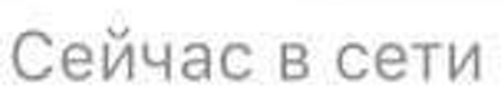
#> input picture img/pic.jpg, 504 x 102 px
$ python editor.py
#> lines starting #> are read from the running program, lines starting #| are printed output that depends on the picture
from PIL import Image,ImageDraw, ImageFont
import numpy as np

def im_editor(user):
#> called with user = 'var'
    basewidth = 64
    img = Image.open('img/pic.jpg')
#> img is the input picture: PIL image 504x102 RGBA; mean R, G, B, A 239.8, 239.8, 239.8, 255
    wpercent = (basewidth/float(img.size[0]))
#> wpercent = 0.127
    hsize = int((float(img.size[1])*float(wpercent)))
#> hsize = 12
    img = img.resize((basewidth,hsize), Image.Resampling.LANCZOS).convert("RGB")
    npImage=np.array(img)
    h,w=img.size
#> h = 64; w = 12
    alpha = Image.new('L', img.size,0)
    draw = ImageDraw.Draw(alpha)
    draw.pieslice([0,0,h,w],0,360,fill=255)
    npAlpha=np.array(alpha)
    npImage=np.dstack((npImage,npAlpha))
    Image.fromarray(npImage).save('img/result.png')
    for i in [1, 2]:
        img = Image.open('img/result.png')
        background = Image.open(f'img/t{i}.jpg')
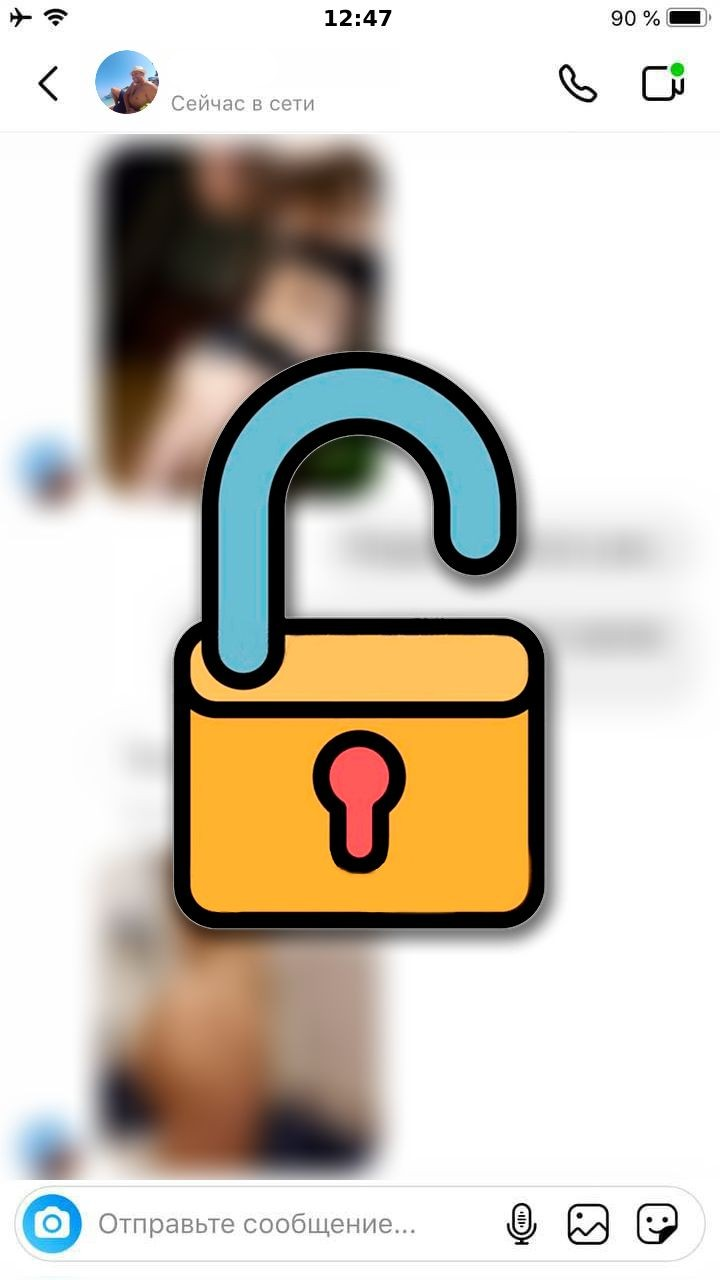
#> input picture img/t1.jpg, 720 x 1280 px
#> background is the input picture: PIL image 720x1280 RGB; mean R, G, B 206, 198.5, 187
        offset = (95,50)
        background.paste(img, offset)
        background.save(f'img/out{i}.png')
        img = Image.open(f"img/out{i}.png")
        draw = ImageDraw.Draw(img)
        font = ImageFont.truetype("arial.ttf", 23)
        draw.text((173, 56), str(user), (0, 0, 0), font=font, stroke_width=1)
        draw.ellipse((79, 33, 172, 127), fill=None, outline='white', width=17)
        img.save(f'img/out{i}.png')
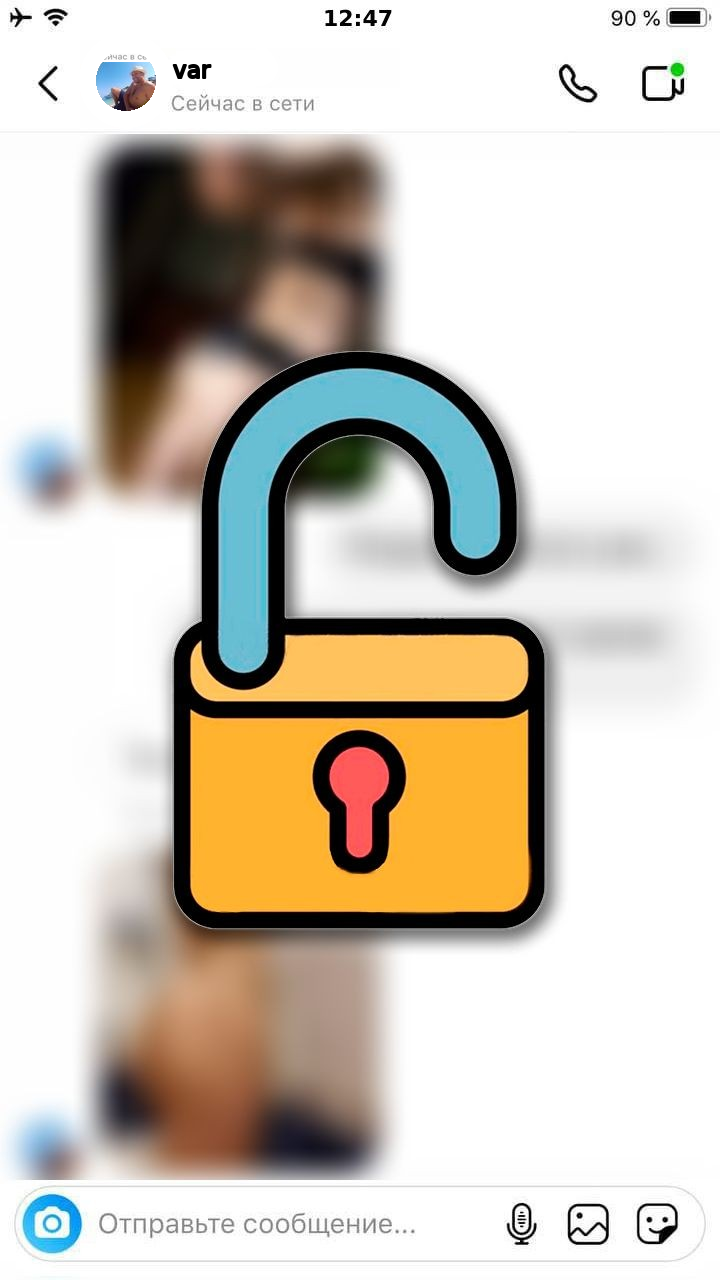
#> saved as out1.png: PIL image 720x1280 RGB; mean R, G, B 206, 198.4, 186.9
#> pass 2 of the loop in im_editor, `for i in [1, 2]:`:
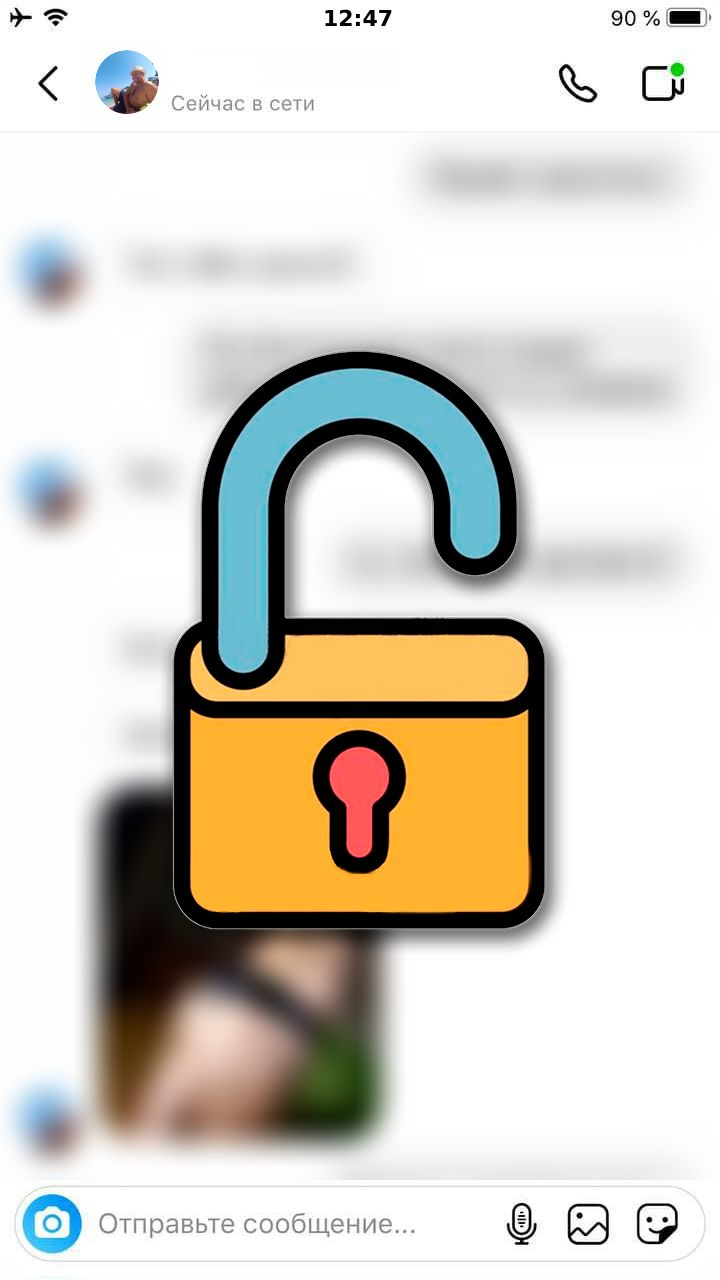
#> input picture img/t2.jpg, 720 x 1280 px
#> in im_editor, background is the input picture: PIL image 720x1280 RGB; mean R, G, B 213.9, 209.2, 199.3
#> in im_editor, `img.save(f'img/out{i}.png')`:
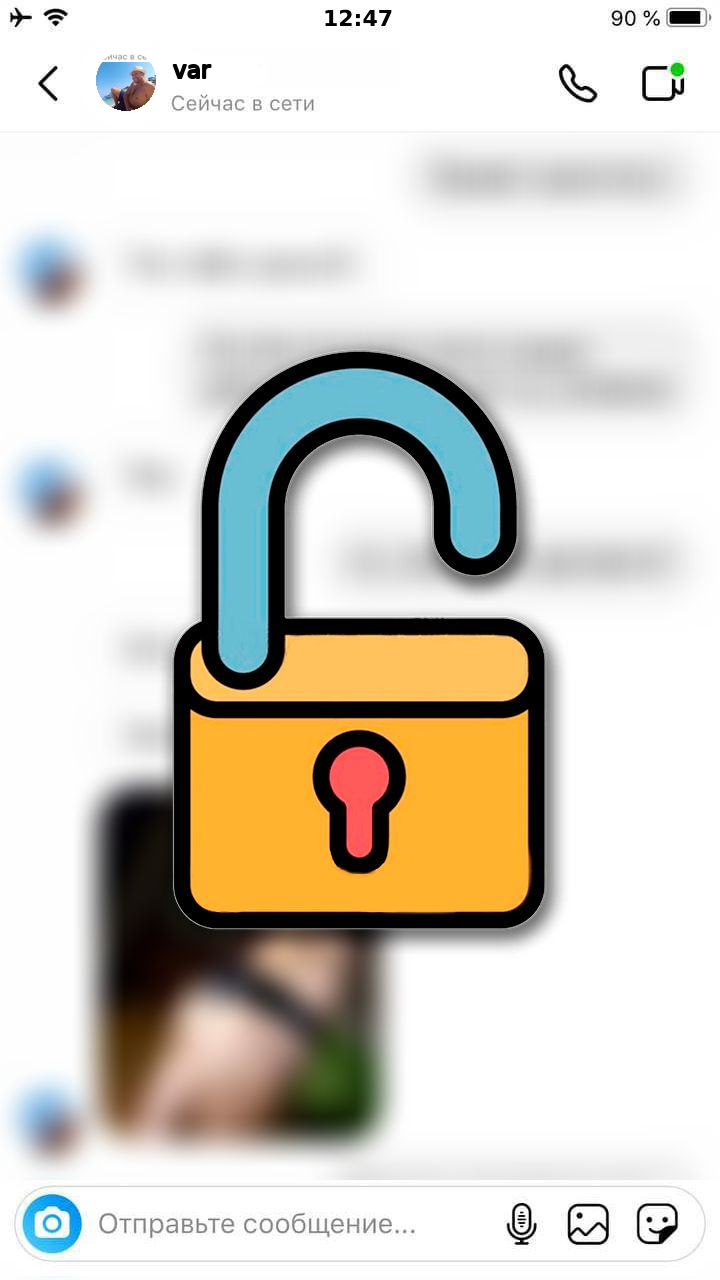
#> saved as out2.png: PIL image 720x1280 RGB; mean R, G, B 213.9, 209.2, 199.3

im_editor('var')
